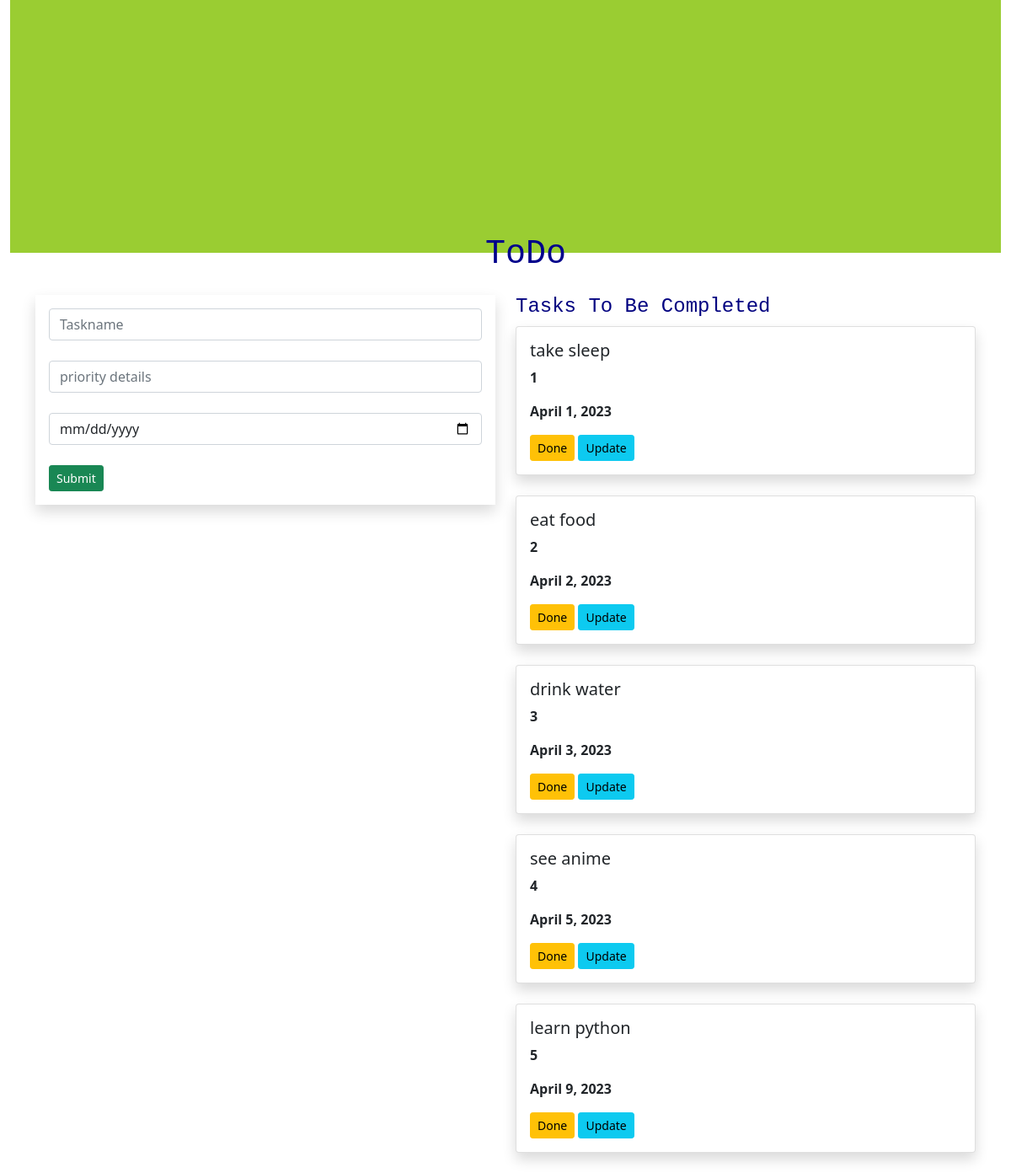
The page / on the database its author committed.
### todoapp/models.py (models this page shows, shortened)
class task(models.Model):
    name=models.CharField(max_length=250)
    priority=models.IntegerField()
    date=models.DateField()

### todoapp/views.py (the view)
# urls.py: path('',views.todo,name='todo'),
def todo(request):
    Task1 = task.objects.all()
    if request.method=='POST':
        name=request.POST.get('task','')
        priority=request.POST.get('priority', '')
        date=request.POST.get('date','')
        Task=task(name=name,priority=priority,date=date)
        Task.save()
    return render(request,'home.html',{'Task1':Task1})

### templates/home.html (shortened to what this page needs)
{% extends 'base.html' %}
{% block content %}
<div class="container-fluid">
    <div class="row">
       <div class="col-md-12">
            <div class="banner">
                <div class="banner-text">
                <h1>ToDo</h1>
             </div>
        </div>
       </div>
    </div>
</div>
<div class="container">
    <div class="row">
        <div class="col-md-6">
           <form method="post"  class="p-3 shadow">
                  <div class="form-group">
                     <input type="text"  class="form-control" name="task" placeholder="Taskname">
                  </div><br>
                  <div class="form-group">
                      <input type="text" class="form-control" name="priority" placeholder="priority details">
                  </div><br>
                  <div class="form-group">
                      <input type="date" class="form-control" name="date" placeholder="Enter date">
                  </div><br>
                      <input type="submit" class="btn btn-success btn-sm">
           </form>
</div>
      <div class="col-md-6">
            <h4 style="font-family:	Courier New;color:Navy">Tasks To Be Completed</h4>
               {% for i in Task1 %}
          <div class="shadow card">
              <div class="card-body">
                  <h5 class="card-title">{{i.name}}</h5>
                  <p><b>{{i.priority}}</b></p>
                  <p><b>{{i.date}}</b></p>
                  <a class="btn btn-warning btn-sm" href="{% url 'delete' i.id %}">Done</a>
                  <a class="btn btn-info btn-sm" href="{% url 'update' i.id %}">Update</a>
              </div>
          </div>
           <br>
          {% endfor %}
      </div>
</div>
</div>
{% endblock %}

### templates/base.html (shortened to what this page needs)
{% load static %}
<!DOCTYPE html>
<html lang="en">
<head>
    <link href="https://cdn.jsdelivr.net/npm/bootstrap@5.0.2/dist/css/bootstrap.min.css" rel="stylesheet">
    <link rel="stylesheet" href="{% static 'style.css'%}">
</head>
<body>
{% block content %}
{% endblock %}
</body>
</html>

### static/style.css (style rules this page uses)
.banner { background-color: YellowGreen; width:100%; height:300px; margin-bottom:50px; }
.banner-text { color:DarkBlue; font-family:Courier New; top:20%; left:48%; position:absolute; transform:transform; }

### rows shown on the page
task: name "take sleep", priority "1", date "April 1, 2023"
task: name "eat food", priority "2", date "April 2, 2023"
task: name "drink water", priority "3", date "April 3, 2023"
task: name "see anime", priority "4", date "April 5, 2023"
task: name "learn python", priority "5", date "April 9, 2023"
